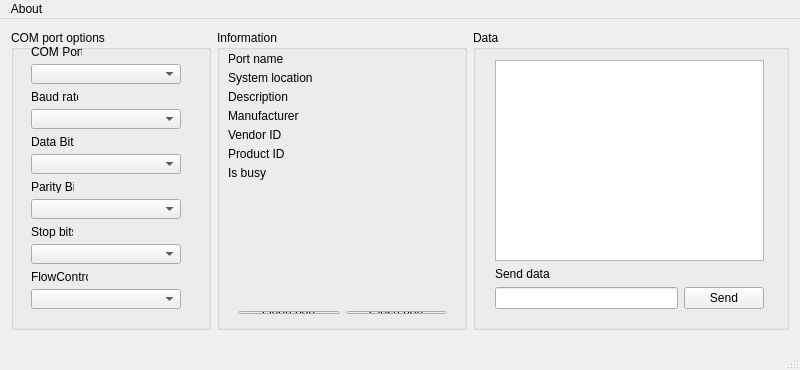
<?xml version="1.0" encoding="UTF-8"?>
<ui version="4.0">
 <class>MainWindow</class>
 <widget class="QMainWindow" name="MainWindow">
  <property name="geometry">
   <rect>
    <x>0</x>
    <y>0</y>
    <width>800</width>
    <height>370</height>
   </rect>
  </property>
  <property name="minimumSize">
   <size>
    <width>800</width>
    <height>370</height>
   </size>
  </property>
  <property name="maximumSize">
   <size>
    <width>800</width>
    <height>370</height>
   </size>
  </property>
  <property name="windowTitle">
   <string>Serial Port Explorer v0.3.1</string>
  </property>
  <property name="windowIcon">
   <iconset resource="res.qrc">
    <normaloff>:/icons/Main Icon</normaloff>:/icons/Main Icon</iconset>
  </property>
  <property name="documentMode">
   <bool>false</bool>
  </property>
  <widget class="QWidget" name="centralWidget">
   <layout class="QHBoxLayout" name="horizontalLayout_2">
    <item>
     <layout class="QHBoxLayout" name="horizontalLayout">
      <item alignment="Qt::AlignTop">
       <widget class="QGroupBox" name="comPortOptions">
        <property name="minimumSize">
         <size>
          <width>200</width>
          <height>300</height>
         </size>
        </property>
        <property name="maximumSize">
         <size>
          <width>200</width>
          <height>300</height>
         </size>
        </property>
        <property name="title">
         <string>COM port options</string>
        </property>
        <widget class="QLabel" name="label">
         <property name="geometry">
          <rect>
           <x>20</x>
           <y>60</y>
           <width>47</width>
           <height>13</height>
          </rect>
         </property>
         <property name="text">
          <string>Baud rate</string>
         </property>
        </widget>
        <widget class="QLabel" name="label_2">
         <property name="geometry">
          <rect>
           <x>20</x>
           <y>105</y>
           <width>43</width>
           <height>13</height>
          </rect>
         </property>
         <property name="text">
          <string>Data Bits</string>
         </property>
        </widget>
        <widget class="QComboBox" name="comPortParityBit">
         <property name="geometry">
          <rect>
           <x>20</x>
           <y>169</y>
           <width>150</width>
           <height>20</height>
          </rect>
         </property>
         <property name="minimumSize">
          <size>
           <width>150</width>
           <height>0</height>
          </size>
         </property>
        </widget>
        <widget class="QLabel" name="comPortLabel">
         <property name="geometry">
          <rect>
           <x>20</x>
           <y>15</y>
           <width>51</width>
           <height>13</height>
          </rect>
         </property>
         <property name="maximumSize">
          <size>
           <width>200</width>
           <height>16777215</height>
          </size>
         </property>
         <property name="text">
          <string>COM Ports</string>
         </property>
        </widget>
        <widget class="QComboBox" name="comPortEnum">
         <property name="geometry">
          <rect>
           <x>20</x>
           <y>34</y>
           <width>150</width>
           <height>20</height>
          </rect>
         </property>
         <property name="minimumSize">
          <size>
           <width>150</width>
           <height>0</height>
          </size>
         </property>
         <property name="maximumSize">
          <size>
           <width>200</width>
           <height>16777215</height>
          </size>
         </property>
        </widget>
        <widget class="QComboBox" name="comPortBaudRate">
         <property name="geometry">
          <rect>
           <x>20</x>
           <y>79</y>
           <width>150</width>
           <height>20</height>
          </rect>
         </property>
         <property name="minimumSize">
          <size>
           <width>150</width>
           <height>0</height>
          </size>
         </property>
        </widget>
        <widget class="QLabel" name="label_3">
         <property name="geometry">
          <rect>
           <x>20</x>
           <y>150</y>
           <width>43</width>
           <height>13</height>
          </rect>
         </property>
         <property name="text">
          <string>Parity Bit</string>
         </property>
        </widget>
        <widget class="QComboBox" name="comPortDataBits">
         <property name="geometry">
          <rect>
           <x>20</x>
           <y>124</y>
           <width>150</width>
           <height>20</height>
          </rect>
         </property>
         <property name="minimumSize">
          <size>
           <width>150</width>
           <height>0</height>
          </size>
         </property>
        </widget>
        <widget class="QLabel" name="label_4">
         <property name="geometry">
          <rect>
           <x>20</x>
           <y>195</y>
           <width>42</width>
           <height>13</height>
          </rect>
         </property>
         <property name="text">
          <string>Stop bits</string>
         </property>
        </widget>
        <widget class="QComboBox" name="comPortStopBits">
         <property name="geometry">
          <rect>
           <x>20</x>
           <y>214</y>
           <width>150</width>
           <height>20</height>
          </rect>
         </property>
         <property name="minimumSize">
          <size>
           <width>150</width>
           <height>0</height>
          </size>
         </property>
        </widget>
        <widget class="QComboBox" name="comPortFlowControl">
         <property name="geometry">
          <rect>
           <x>20</x>
           <y>259</y>
           <width>150</width>
           <height>20</height>
          </rect>
         </property>
         <property name="minimumSize">
          <size>
           <width>150</width>
           <height>0</height>
          </size>
         </property>
        </widget>
        <widget class="QLabel" name="label_6">
         <property name="geometry">
          <rect>
           <x>20</x>
           <y>240</y>
           <width>57</width>
           <height>13</height>
          </rect>
         </property>
         <property name="text">
          <string>FlowControl</string>
         </property>
        </widget>
       </widget>
      </item>
      <item alignment="Qt::AlignTop">
       <widget class="QGroupBox" name="comPortInformation">
        <property name="minimumSize">
         <size>
          <width>250</width>
          <height>300</height>
         </size>
        </property>
        <property name="maximumSize">
         <size>
          <width>250</width>
          <height>300</height>
         </size>
        </property>
        <property name="title">
         <string>Information</string>
        </property>
        <widget class="QLabel" name="comPortName">
         <property name="geometry">
          <rect>
           <x>11</x>
           <y>21</y>
           <width>231</width>
           <height>16</height>
          </rect>
         </property>
         <property name="text">
          <string>Port name</string>
         </property>
        </widget>
        <widget class="QLabel" name="comPortVendorId">
         <property name="geometry">
          <rect>
           <x>11</x>
           <y>97</y>
           <width>231</width>
           <height>16</height>
          </rect>
         </property>
         <property name="text">
          <string>Vendor ID</string>
         </property>
        </widget>
        <widget class="QLabel" name="comPortProductId">
         <property name="geometry">
          <rect>
           <x>11</x>
           <y>116</y>
           <width>231</width>
           <height>16</height>
          </rect>
         </property>
         <property name="text">
          <string>Product ID</string>
         </property>
        </widget>
        <widget class="QLabel" name="comPortSystemLocation">
         <property name="geometry">
          <rect>
           <x>11</x>
           <y>40</y>
           <width>231</width>
           <height>16</height>
          </rect>
         </property>
         <property name="text">
          <string>System location</string>
         </property>
        </widget>
        <widget class="QLabel" name="comPortManufacturer">
         <property name="geometry">
          <rect>
           <x>11</x>
           <y>78</y>
           <width>231</width>
           <height>16</height>
          </rect>
         </property>
         <property name="text">
          <string>Manufacturer</string>
         </property>
        </widget>
        <widget class="QLabel" name="comPortIsBusy">
         <property name="geometry">
          <rect>
           <x>11</x>
           <y>135</y>
           <width>231</width>
           <height>16</height>
          </rect>
         </property>
         <property name="text">
          <string>Is busy</string>
         </property>
        </widget>
        <widget class="QLabel" name="comPortDescription">
         <property name="geometry">
          <rect>
           <x>11</x>
           <y>59</y>
           <width>231</width>
           <height>16</height>
          </rect>
         </property>
         <property name="text">
          <string>Description</string>
         </property>
        </widget>
        <widget class="QWidget" name="layoutWidget">
         <property name="geometry">
          <rect>
           <x>10</x>
           <y>270</y>
           <width>231</width>
           <height>25</height>
          </rect>
         </property>
         <layout class="QHBoxLayout" name="horizontalLayout_4">
          <item>
           <widget class="QPushButton" name="openPortButton">
            <property name="text">
             <string>Open port</string>
            </property>
           </widget>
          </item>
          <item>
           <widget class="QPushButton" name="ClosePortButton">
            <property name="text">
             <string>Close port</string>
            </property>
           </widget>
          </item>
         </layout>
        </widget>
       </widget>
      </item>
      <item alignment="Qt::AlignTop">
       <widget class="QGroupBox" name="Data">
        <property name="minimumSize">
         <size>
          <width>250</width>
          <height>300</height>
         </size>
        </property>
        <property name="maximumSize">
         <size>
          <width>500</width>
          <height>300</height>
         </size>
        </property>
        <property name="title">
         <string>Data</string>
        </property>
        <widget class="QWidget" name="layoutWidget">
         <property name="geometry">
          <rect>
           <x>11</x>
           <y>19</y>
           <width>291</width>
           <height>271</height>
          </rect>
         </property>
         <layout class="QVBoxLayout" name="verticalLayout">
          <item>
           <widget class="QTextEdit" name="receivedDataBox">
            <property name="readOnly">
             <bool>true</bool>
            </property>
           </widget>
          </item>
          <item>
           <widget class="QLabel" name="label_5">
            <property name="text">
             <string>Send data</string>
            </property>
           </widget>
          </item>
          <item>
           <layout class="QHBoxLayout" name="horizontalLayout_3">
            <item>
             <widget class="QLineEdit" name="dataLine"/>
            </item>
            <item>
             <widget class="QPushButton" name="sendData">
              <property name="text">
               <string>Send</string>
              </property>
             </widget>
            </item>
           </layout>
          </item>
         </layout>
        </widget>
       </widget>
      </item>
     </layout>
    </item>
   </layout>
  </widget>
  <widget class="QMenuBar" name="menuBar">
   <property name="geometry">
    <rect>
     <x>0</x>
     <y>0</y>
     <width>800</width>
     <height>21</height>
    </rect>
   </property>
   <widget class="QMenu" name="menuAbout">
    <property name="title">
     <string>About</string>
    </property>
    <addaction name="actionAbout"/>
   </widget>
   <addaction name="menuAbout"/>
  </widget>
  <widget class="QStatusBar" name="statusBar"/>
  <action name="actionAbout">
   <property name="text">
    <string>About</string>
   </property>
  </action>
 </widget>
 <layoutdefault spacing="6" margin="11"/>
 <resources>
  <include location="res.qrc"/>
 </resources>
 <connections/>
</ui>
